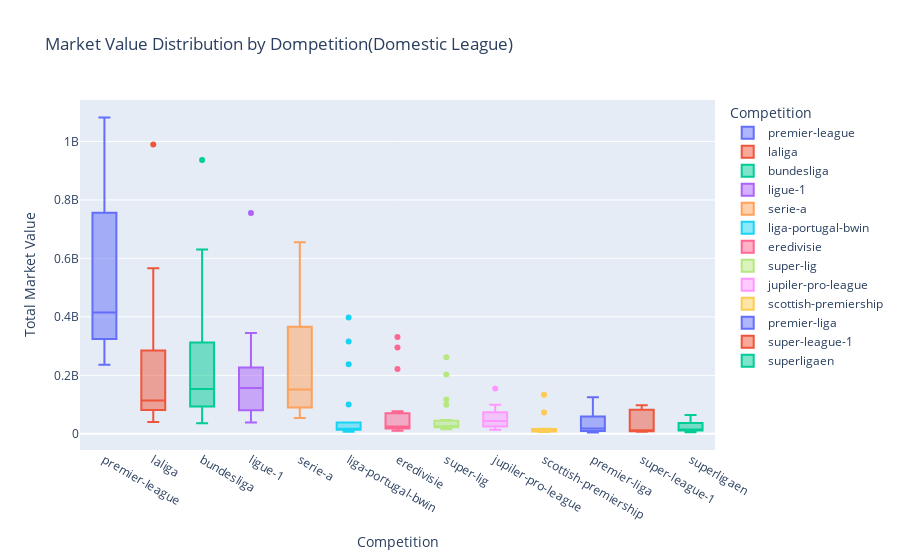

Notebook source saved alongside this figure:
### Markdown cell above
# 리그(국가) 별로 팀 간 '몸값' 분포 정도 - boxplot

### Code cell
fig = px.box(
    sorted_clubs_competitions_2024,
    x='competition_name',
    y='total_market_value',
    color='competition_name',
    title='Market Value Distribution by Dompetition(Domestic League)',
    labels={
        'competition_name': 'Competition',
        'total_market_value': 'Total Market Value'
    }
)

fig.show()

### Figure 1 — Plotly figure (JSON) as saved in the notebook; plotly's stock layout.template omitted (floating-point values rounded to 4 significant figures)
{"data": [{"alignmentgroup": "True", "hovertemplate": "Competition=%{x}<br>Total Market Value=%{y}<extra></extra>", "legendgroup": "premier-league", "marker": {"color": "#636efa"}, "name": "premier-league", "notched": false, "offsetgroup": "premier-league", "orientation": "v", "showlegend": true, "type": "box", "x": ["premier-league", "premier-league", "premier-league", "premier-league", "premier-league", "premier-league", "premier-league", "premier-league", "premier-league", "premier-league", "premier-league", "premier-league", "premier-league", "premier-league", "premier-league", "premier-league", "premier-league", "premier-league", "premier-league", "premier-league"], "x0": " ", "xaxis": "x", "y": [1082000000, 977200000, 975500000, 837000000, 762650000, 750300000, 599350000, 590950000, 506600000, 417925000, 411900000, 364300000, 356000000, 328000000, 326000000, 323000000, 314100000, 306400000, 275800000, 235800000], "y0": " ", "yaxis": "y"}, {"alignmentgroup": "True", "hovertemplate": "Competition=%{x}<br>Total Market Value=%{y}<extra></extra>", "legendgroup": "laliga", "marker": {"color": "#EF553B"}, "name": "laliga", "notched": false, "offsetgroup": "laliga", "orientation": "v", "showlegend": true, "type": "box", "x": ["laliga", "laliga", "laliga", "laliga", "laliga", "laliga", "laliga", "laliga", "laliga", "laliga", "laliga", "laliga", "laliga", "laliga", "laliga", "laliga", "laliga", "laliga", "laliga", "laliga"], "x0": " ", "xaxis": "x", "y": [989300000, 566000000, 498000000, 443700000, 338700000, 231000000, 224700000, 211800000, 167100000, 115800000, 112400000, 111400000, 87000000, 85100000, 83850000, 79000000, 71300000, 68500000, 56325000, 40300000], "y0": " ", "yaxis": "y"}, {"alignmentgroup": "True", "hovertemplate": "Competition=%{x}<br>Total Market Value=%{y}<extra></extra>", "legendgroup": "bundesliga", "marker": {"color": "#00cc96"}, "name": "bundesliga", "notched": false, "offsetgroup": "bundesliga", "orientation": "v", "showlegend": true, "type": "box", "x": ["bundesliga", "bundesliga", "bundesliga", "bundesliga", "bundesliga", "bundesliga", "bundesliga", "bundesliga", "bundesliga", "bundesliga", "bundesliga", "bundesliga", "bundesliga", "bundesliga", "bundesliga", "bundesliga", "bundesliga", "bundesliga"], "x0": " ", "xaxis": "x", "y": [936700000, 630100000, 517900000, 474900000, 312725000, 267700000, 210000000, 169050000, 166150000, 139700000, 119350000, 118175000, 99150000, 93450000, 63300000, 53750000, 40425000, 36300000], "y0": " ", "yaxis": "y"}, {"alignmentgroup": "True", "hovertemplate": "Competition=%{x}<br>Total Market Value=%{y}<extra></extra>", "legendgroup": "ligue-1", "marker": {"color": "#ab63fa"}, "name": "ligue-1", "notched": false, "offsetgroup": "ligue-1", "orientation": "v", "showlegend": true, "type": "box", "x": ["ligue-1", "ligue-1", "ligue-1", "ligue-1", "ligue-1", "ligue-1", "ligue-1", "ligue-1", "ligue-1", "ligue-1", "ligue-1", "ligue-1", "ligue-1", "ligue-1", "ligue-1", "ligue-1", "ligue-1", "ligue-1"], "x0": " ", "xaxis": "x", "y": [755500000, 344700000, 282700000, 275000000, 227200000, 213400000, 204950000, 179000000, 178950000, 133900000, 120400000, 89300000, 82950000, 80150000, 68550000, 61300000, 56000000, 39050000], "y0": " ", "yaxis": "y"}, {"alignmentgroup": "True", "hovertemplate": "Competition=%{x}<br>Total Market Value=%{y}<extra></extra>", "legendgroup": "serie-a", "marker": {"color": "#FFA15A"}, "name": "serie-a", "notched": false, "offsetgroup": "serie-a", "orientation": "v", "showlegend": true, "type": "box", "x": ["serie-a", "serie-a", "serie-a", "serie-a", "serie-a", "serie-a", "serie-a", "serie-a", "serie-a", "serie-a", "serie-a", "serie-a", "serie-a", "serie-a", "serie-a", "serie-a", "serie-a", "serie-a", "serie-a", "serie-a"], "x0": " ", "xaxis": "x", "y": [655300000, 544000000, 464200000, 425025000, 407600000, 324500000, 276800000, 241300000, 210850000, 172025000, 130400000, 123100000, 118675000, 100250000, 92600000, 86500000, 85400000, 70350000, 68825000, 53650000], "y0": " ", "yaxis": "y"}, {"alignmentgroup": "True", "hovertemplate": "Competition=%{x}<br>Total Market Value=%{y}<extra></extra>", "legendgroup": "liga-portugal-bwin", "marker": {"color": "#19d3f3"}, "name": "liga-portugal-bwin", "notched": false, "offsetgroup": "liga-portugal-bwin", "orientation": "v", "showlegend": true, "type": "box", "x": ["liga-portugal-bwin", "liga-portugal-bwin", "liga-portugal-bwin", "liga-portugal-bwin", "liga-portugal-bwin", "liga-portugal-bwin", "liga-portugal-bwin", "liga-portugal-bwin", "liga-portugal-bwin", "liga-portugal-bwin", "liga-portugal-bwin", "liga-portugal-bwin", "liga-portugal-bwin", "liga-portugal-bwin", "liga-portugal-bwin", "liga-portugal-bwin", "liga-portugal-bwin", "liga-portugal-bwin"], "x0": " ", "xaxis": "x", "y": [397500000, 315500000, 237750000, 99950000, 38625000, 38600000, 26200000, 24800000, 17550000, 17325000, 16275000, 14900000, 14800000, 13500000, 11600000, 10000000, 7400000, 6850000], "y0": " ", "yaxis": "y"}, {"alignmentgroup": "True", "hovertemplate": "Competition=%{x}<br>Total Market Value=%{y}<extra></extra>", "legendgroup": "eredivisie", "marker": {"color": "#FF6692"}, "name": "eredivisie", "notched": false, "offsetgroup": "eredivisie", "orientation": "v", "showlegend": true, "type": "box", "x": ["eredivisie", "eredivisie", "eredivisie", "eredivisie", "eredivisie", "eredivisie", "eredivisie", "eredivisie", "eredivisie", "eredivisie", "eredivisie", "eredivisie", "eredivisie", "eredivisie", "eredivisie", "eredivisie", "eredivisie", "eredivisie"], "x0": " ", "xaxis": "x", "y": [331350000, 295600000, 222050000, 76775000, 70400000, 42000000, 38150000, 29475000, 26775000, 22650000, 22050000, 20525000, 17925000, 17875000, 15450000, 14975000, 12775000, 10475000], "y0": " ", "yaxis": "y"}, {"alignmentgroup": "True", "hovertemplate": "Competition=%{x}<br>Total Market Value=%{y}<extra></extra>", "legendgroup": "super-lig", "marker": {"color": "#B6E880"}, "name": "super-lig", "notched": false, "offsetgroup": "super-lig", "orientation": "v", "showlegend": true, "type": "box", "x": ["super-lig", "super-lig", "super-lig", "super-lig", "super-lig", "super-lig", "super-lig", "super-lig", "super-lig", "super-lig", "super-lig", "super-lig", "super-lig", "super-lig", "super-lig", "super-lig", "super-lig", "super-lig", "super-lig"], "x0": " ", "xaxis": "x", "y": [262050000, 203125000, 117475000, 99150000, 47575000, 36450000, 29250000, 28975000, 28775000, 26725000, 26300000, 23625000, 23275000, 22775000, 21900000, 21525000, 20525000, 19700000, 15975000], "y0": " ", "yaxis": "y"}, {"alignmentgroup": "True", "hovertemplate": "Competition=%{x}<br>Total Market Value=%{y}<extra></extra>", "legendgroup": "jupiler-pro-league", "marker": {"color": "#FF97FF"}, "name": "jupiler-pro-league", "notched": false, "offsetgroup": "jupiler-pro-league", "orientation": "v", "showlegend": true, "type": "box", "x": ["jupiler-pro-league", "jupiler-pro-league", "jupiler-pro-league", "jupiler-pro-league", "jupiler-pro-league", "jupiler-pro-league", "jupiler-pro-league", "jupiler-pro-league", "jupiler-pro-league", "jupiler-pro-league", "jupiler-pro-league", "jupiler-pro-league", "jupiler-pro-league", "jupiler-pro-league", "jupiler-pro-league", "jupiler-pro-league"], "x0": " ", "xaxis": "x", "y": [154900000, 99700000, 97900000, 74500000, 73050000, 59000000, 55450000, 47850000, 40250000, 32050000, 29150000, 26350000, 23600000, 23350000, 17000000, 13750000], "y0": " ", "yaxis": "y"}, {"alignmentgroup": "True", "hovertemplate": "Competition=%{x}<br>Total Market Value=%{y}<extra></extra>", "legendgroup": "scottish-premiership", "marker": {"color": "#FECB52"}, "name": "scottish-premiership", "notched": false, "offsetgroup": "scottish-premiership", "orientation": "v", "showlegend": true, "type": "box", "x": ["scottish-premiership", "scottish-premiership", "scottish-premiership", "scottish-premiership", "scottish-premiership", "scottish-premiership", "scottish-premiership", "scottish-premiership", "scottish-premiership", "scottish-premiership", "scottish-premiership", "scottish-premiership"], "x0": " ", "xaxis": "x", "y": [133225000, 73150000, 17650000, 15450000, 14400000, 12650000, 9650000, 8775000, 8075000, 7875000, 6625000, 6250000], "y0": " ", "yaxis": "y"}, {"alignmentgroup": "True", "hovertemplate": "Competition=%{x}<br>Total Market Value=%{y}<extra></extra>", "legendgroup": "premier-liga", "marker": {"color": "#636efa"}, "name": "premier-liga", "notched": false, "offsetgroup": "premier-liga", "orientation": "v", "showlegend": true, "type": "box", "x": ["premier-liga", "premier-liga", "premier-liga", "premier-liga", "premier-liga", "premier-liga", "premier-liga", "premier-liga", "premier-liga", "premier-liga", "premier-liga", "premier-liga", "premier-liga", "premier-liga", "premier-liga", "premier-liga", "premier-liga", "premier-liga", "premier-liga", "premier-liga", "premier-liga", "premier-liga", "premier-liga", "premier-liga", "premier-liga", "premier-liga", "premier-liga", "premier-liga", "premier-liga", "premier-liga", "premier-liga", "premier-liga"], "x0": " ", "xaxis": "x", "y": [125200000, 104500000, 101750000, 86400000, 81500000, 78450000, 74600000, 66950000, 51300000, 44700000, 34100000, 24300000, 23700000, 22050000, 19250000, 17975000, 17950000, 17900000, 15650000, 14050000, 13250000, 12150000, 9850000, 9700000, 9600000, 9200000, 8800000, 7050000, 5850000, 5000000, 4950000, 4450000], "y0": " ", "yaxis": "y"}, {"alignmentgroup": "True", "hovertemplate": "Competition=%{x}<br>Total Market Value=%{y}<extra></extra>", "legendgroup": "super-league-1", "marker": {"color": "#EF553B"}, "name": "super-league-1", "notched": false, "offsetgroup": "super-league-1", "orientation": "v", "showlegend": true, "type": "box", "x": ["super-league-1", "super-league-1", "super-league-1", "super-league-1", "super-league-1", "super-league-1", "super-league-1", "super-league-1", "super-league-1", "super-league-1", "super-league-1", "super-league-1", "super-league-1", "super-league-1"], "x0": " ", "xaxis": "x", "y": [97250000, 94100000, 92900000, 81975000, 24600000, 13550000, 11350000, 10775000, 9225000, 8950000, 8300000, 7550000, 6950000, 6600000], "y0": " ", "yaxis": "y"}, {"alignmentgroup": "True", "hovertemplate": "Competition=%{x}<br>Total Market Value=%{y}<extra></extra>", "legendgroup": "superligaen", "marker": {"color": "#00cc96"}, "name": "superligaen", "notched": false, "offsetgroup": "superligaen", "orientation": "v", "showlegend": true, "type": "box", "x": ["superligaen", "superligaen", "superligaen", "superligaen", "superligaen", "superligaen", "superligaen", "superligaen", "superligaen", "superligaen", "superligaen", "superligaen"], "x0": " ", "xaxis": "x", "y": [64500000, 64150000, 42675000, 31800000, 21750000, 13800000, 13750000, 11650000, 11250000, 11225000, 9150000, 5525000], "y0": " ", "yaxis": "y"}], "layout": {"boxmode": "overlay", "legend": {"title": {"text": "Competition"}, "tracegroupgap": 0}, "title": {"text": "Market Value Distribution by Dompetition(Domestic League)"}, "xaxis": {"anchor": "y", "categoryarray": ["premier-league", "laliga", "bundesliga", "ligue-1", "serie-a", "liga-portugal-bwin", "eredivisie", "super-lig", "jupiler-pro-league", "scottish-premiership", "premier-liga", "super-league-1", "superligaen"], "categoryorder": "array", "domain": [0, 1], "title": {"text": "Competition"}}, "yaxis": {"anchor": "x", "domain": [0, 1], "title": {"text": "Total Market Value"}}}}
